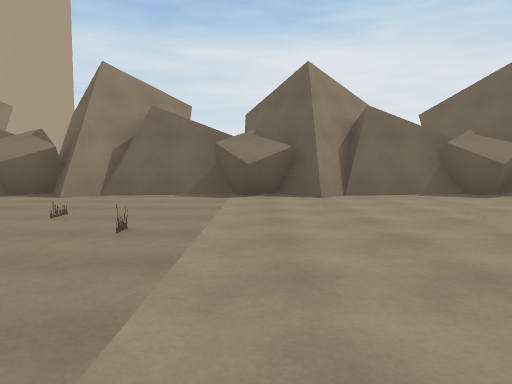
[1] (above)

16 first-person views from a walk through a 3-D level made in the Unity game engine. The camera is 1.2 m above the floor, tilts 4° down and sees 70° across. The floor is counted in squares, 2 m on a side. Each view is taken from the middle of a square. On the plan, view 1 faces up. The plan holds only what a view shows up to about 10 squares ahead; the rest is blank. The place goes on beyond the plan. The player is left out. Some surface patterns are stand-ins.

[2]
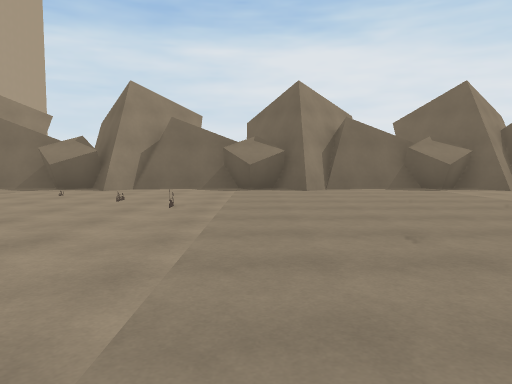

[3]
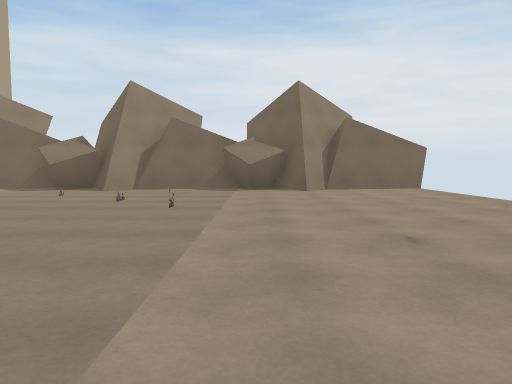

[4]
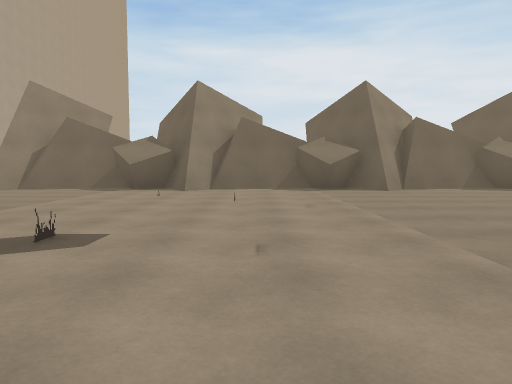

[5]
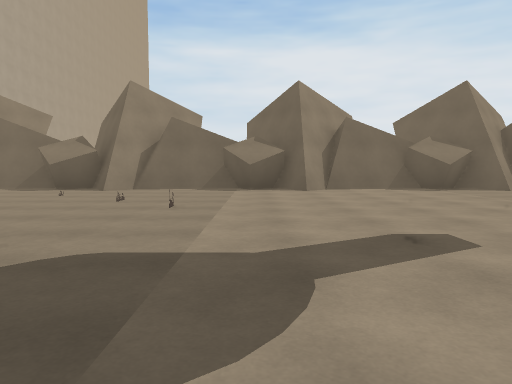

[6]
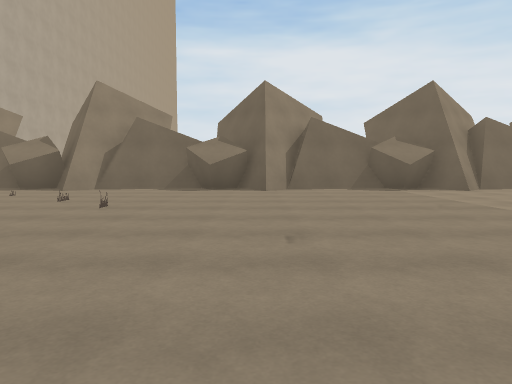

[7]
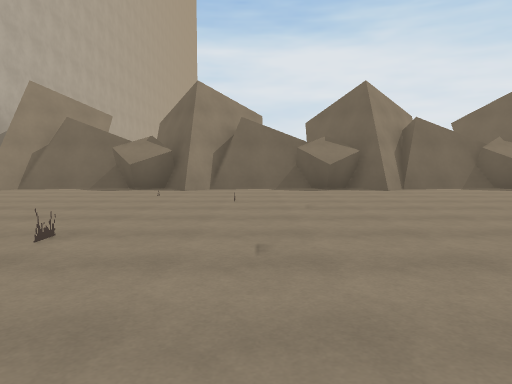

[8]
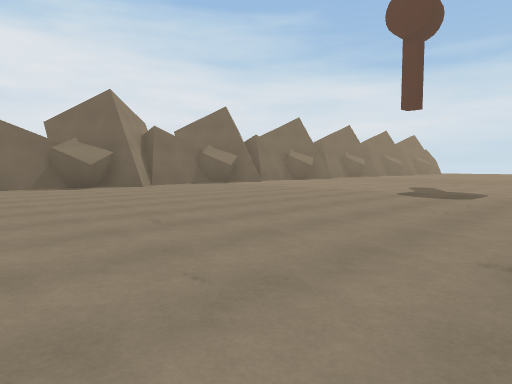

[9]
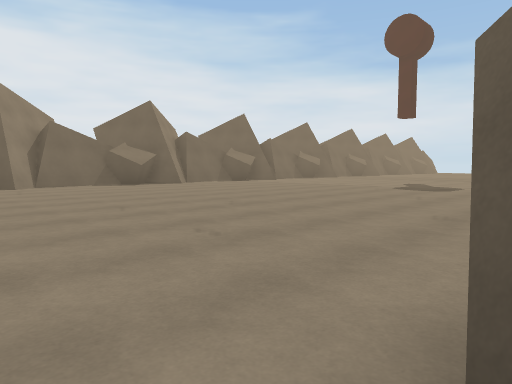

[10]
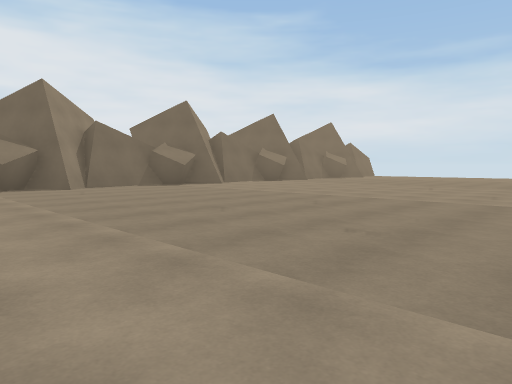

[11]
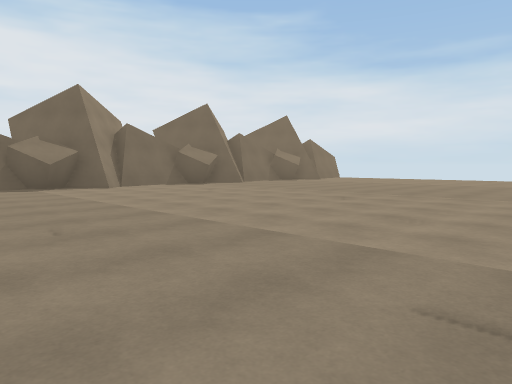

[12]
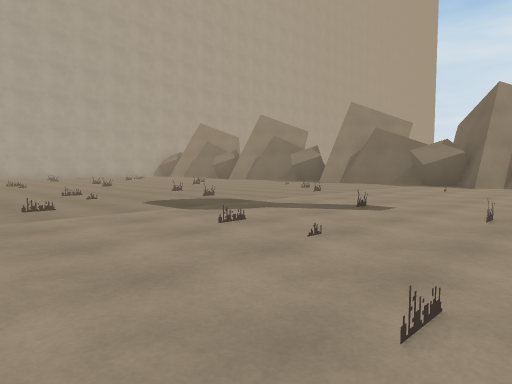

[13]
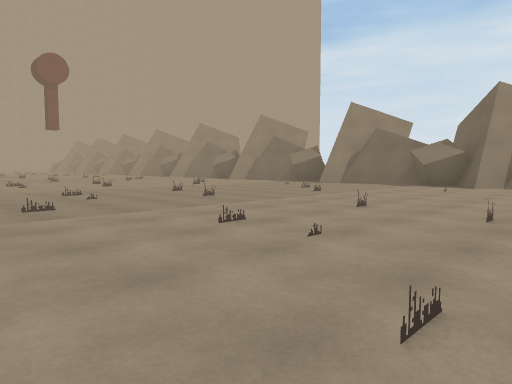

[14]
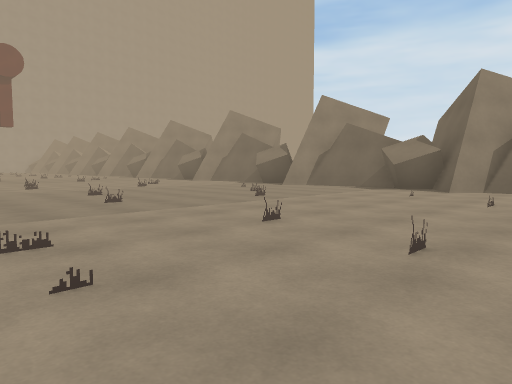

[15]
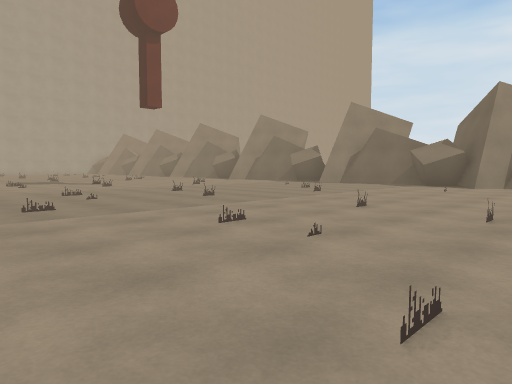

[16]
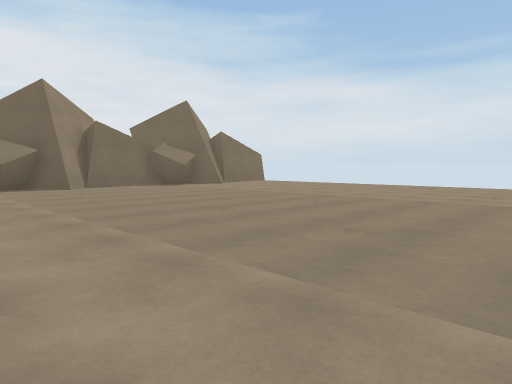

### Floor plan
Points are (right, up) in squares from view 1. A wall is a line through its corners. A room is listed if a view was taken in it or the views show most of it. See-through windows are left out.
Room 1 (views 1, 2, 3, 4, 5, 6, 7, 8, 9, 10, 11, 12, 13, 14, 15, 16)
walls: (-3.8, 7.2) (-4.6, 8.4); (-0.3, 7.3) (-0.9, 8.2) (-3, 7.8); (-3, 8) (-3.7, 7.4); (-4.2, 8.1) (-5.2, 7.2) (-5.8, 8); (-0.5, 8) (-3, 7.6); (1.3, 7.1) (0.6, 8.1); (-6.6, 8.1) (-8, 7.8); (0.8, 8.1) (0, 7.3); (-8.8, 7.2) (-9.4, 8.1); (-8, 8) (-8.6, 7.3); (-8.2, 8.1) (-8.8, 7.5); (2.1, 8.2) (1.1, 7.1); (-9.1, 8.1) (-10.1, 7.2); (-10.3, 7.3) (-10.7, 8); (4.7, 7.4) (4.1, 8.2) (2.1, 7.9); (4.5, 8.1) (1.8, 7.6); (-11.4, 8.1) (-13, 7.8); (5.8, 8) (4.9, 7.2); (-13, 8) (-13.9, 7.1); (7, 8) (6.2, 7.3) (5.6, 8.2); (-13.7, 7) (-14.4, 8.1); (-14.1, 8.1) (-15.1, 7.2); (8.4, 8) (6.9, 7.8); (-15.3, 7.3) (-15.7, 8) (-18.2, 7.5); (9.7, 7.3) (9.3, 8); (-16, 8.2) (-18, 7.8); (10.8, 8.1) (9.9, 7.2); (11.3, 7) (10.6, 8.1); (-18, 8.1) (-18.8, 7.3); (12.1, 8.3) (11.2, 7.5); (12.2, 8.2) (11.2, 7.1); (-18.7, 7.1) (-19.3, 8) (-20.1, 7.2); (13.3, 8) (12, 7.8); (-20.3, 7.4) (-20.7, 8); (-20.2, -4) (-19.8, -3.5); (14.4, 8.1) (11.8, 7.6)
low walls: (-5.8, 8) (-8, 7.6); (0.7, 8.3) (-0.1, 7.4) (-0.5, 8); (1.8, 7.6) (1.3, 7.1); (-9.3, 8.3) (-10.3, 7.3); (-10.7, 8) (-13, 7.6); (5.6, 8.2) (4.7, 7.4); (-14.3, 8.3) (-15.3, 7.3); (9.3, 8) (6.9, 7.6); (10.7, 8.3) (9.7, 7.3); (-18.2, 7.5) (-18.7, 7.1); (-19.6, 8) (-20.3, 7.4); (-20.7, 8) (-21.5, 7.8)

Where each view was taken, in squares from view 1:
view 1: 0 up, 0 right, facing up
view 2: 2 down, 5 right, facing up
view 3: 2 down, 10 right, facing up
view 4: 2 down, 7 left, facing up
view 5: 2 down, 10 left, facing up
view 6: 2 down, 14 left, facing up
view 7: 2 down, 17 left, facing up
view 8: 3 down, 19 left, facing up-right
view 9: 4 down, 21 left, facing up-right
view 10: 3 down, 7 left, facing up-right
view 11: 3 down, 3 left, facing up-right
view 12: 4 down, 6 left, facing up-left
view 13: 4 down, 14 right, facing up-left
view 14: 2 down, 14 right, facing up-left
view 15: 4 down, 4 right, facing up-left
view 16: 3 down, 3 right, facing up-right
